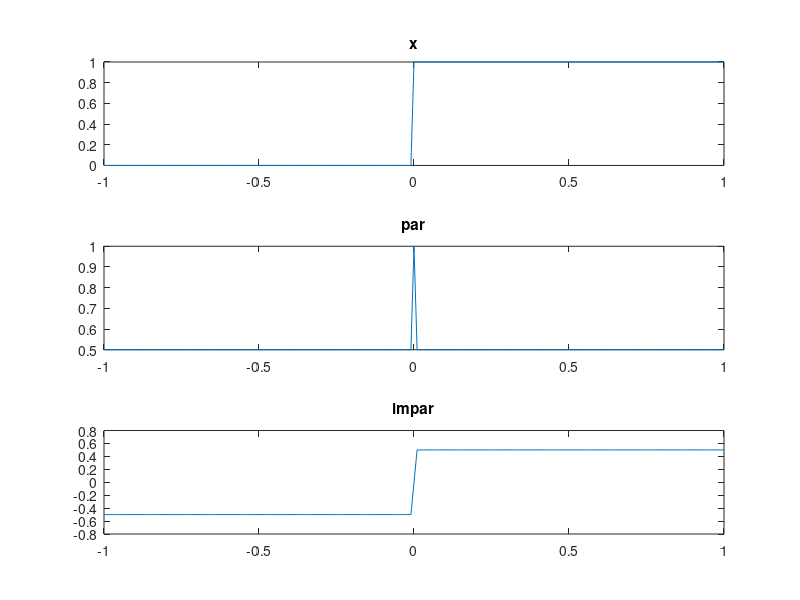

Recreate this plot in MATLAB.
t = (-1:0.01:1);

x = t >=0;
xmt=[fliplr(x(t>=0)) fliplr(x(t<0))];
xe=0.5*(xmt+x);
xo=0.5*(x-xmt);
subplot(3,1,1);
plot(t,x);
title('x')
subplot(3,1,2);
plot(t,xe);
title('par')
subplot(3,1,3);
plot(t,xo);
title('impar')